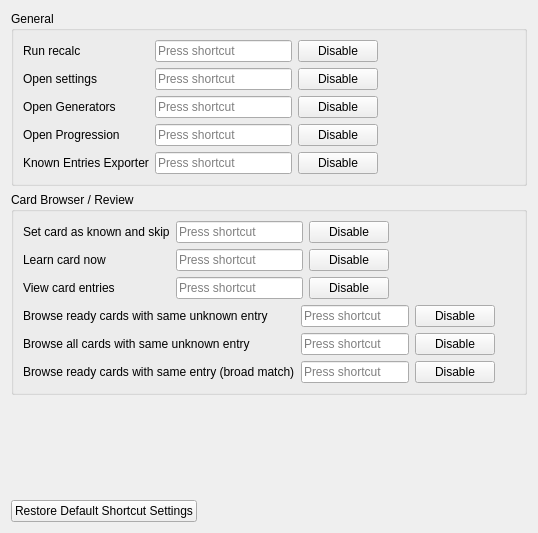
       <widget class="QWidget" name="shortcuts_tab">
        <property name="sizePolicy">
         <sizepolicy hsizetype="Preferred" vsizetype="Preferred">
          <horstretch>0</horstretch>
          <verstretch>0</verstretch>
         </sizepolicy>
        </property>
        <attribute name="title">
         <string>Shortcuts</string>
        </attribute>
        <layout class="QVBoxLayout" name="verticalLayout_49">
         <item>
          <widget class="QGroupBox" name="groupBox_12">
           <property name="title">
            <string>General</string>
           </property>
           <layout class="QVBoxLayout" name="verticalLayout_48">
            <item>
             <layout class="QHBoxLayout" name="horizontalLayout_21">
              <item>
               <layout class="QVBoxLayout" name="verticalLayout_16">
                <item>
                 <widget class="QLabel" name="label_14">
                  <property name="text">
                   <string>Run recalc</string>
                  </property>
                 </widget>
                </item>
                <item>
                 <widget class="QLabel" name="label_13">
                  <property name="text">
                   <string>Open settings</string>
                  </property>
                 </widget>
                </item>
                <item>
                 <widget class="QLabel" name="label_15">
                  <property name="text">
                   <string>Open Generators</string>
                  </property>
                 </widget>
                </item>
                <item>
                 <widget class="QLabel" name="label_34">
                  <property name="text">
                   <string>Open Progression</string>
                  </property>
                 </widget>
                </item>
                <item>
                 <widget class="QLabel" name="label_18">
                  <property name="text">
                   <string>Known Entries Exporter</string></property>
                 </widget>
                </item>
               </layout>
              </item>
              <item>
               <layout class="QVBoxLayout" name="verticalLayout_15">
                <item>
                 <widget class="QKeySequenceEdit" name="shortcutRecalcKeySequenceEdit" />
                </item>
                <item>
                 <widget class="QKeySequenceEdit" name="shortcutSettingsKeySequenceEdit" />
                </item>
                <item>
                 <widget class="QKeySequenceEdit" name="shortcutGeneratorsKeySequenceEdit" />
                </item>
                <item>
                 <widget class="QKeySequenceEdit" name="shortcutProgressionKeySequenceEdit" />
                </item>
                <item>
                 <widget class="QKeySequenceEdit" name="shortcutKnownMorphsExporterKeySequenceEdit" />
                </item>
               </layout>
              </item>
              <item>
               <layout class="QVBoxLayout" name="verticalLayout_4">
                <item>
                 <widget class="QPushButton" name="shortcutRecalcDisablePushButton">
                  <property name="text">
                   <string>Disable</string>
                  </property>
                 </widget>
                </item>
                <item>
                 <widget class="QPushButton" name="shortcutSettingsDisablePushButton">
                  <property name="text">
                   <string>Disable</string>
                  </property>
                 </widget>
                </item>
                <item>
                 <widget class="QPushButton" name="shortcutGeneratorsDisablePushButton">
                  <property name="text">
                   <string>Disable</string>
                  </property>
                 </widget>
                </item>
                <item>
                 <widget class="QPushButton" name="shortcutProgressionDisablePushButton">
                  <property name="text">
                   <string>Disable</string>
                  </property>
                 </widget>
                </item>
                <item>
                 <widget class="QPushButton" name="shortcutKnownMorphsExporterDisablePushButton">
                  <property name="text">
                   <string>Disable</string>
                  </property>
                 </widget>
                </item>
               </layout>
              </item>
              <item>
               <spacer name="horizontalSpacer_6">
                <property name="orientation">
                 <enum>Qt::Horizontal</enum>
                </property>
                <property name="sizeHint" stdset="0">
                 <size>
                  <width>40</width>
                  <height>20</height>
                 </size>
                </property>
               </spacer>
              </item>
             </layout>
            </item>
           </layout>
          </widget>
         </item>
         <item>
          <widget class="QGroupBox" name="groupBox_11">
           <property name="title">
            <string>Card Browser / Review</string>
           </property>
           <layout class="QVBoxLayout" name="verticalLayout_47">
            <item>
             <layout class="QHBoxLayout" name="horizontalLayout_5">
              <item>
               <layout class="QVBoxLayout" name="verticalLayout_24">
                <item>
                 <widget class="QLabel" name="label_10">
                  <property name="text">
                   <string>Set card as known and skip</string>
                  </property>
                 </widget>
                </item>
                <item>
                 <widget class="QLabel" name="label_11">
                  <property name="text">
                   <string>Learn card now</string>
                  </property>
                 </widget>
                </item>
                <item>
                 <widget class="QLabel" name="label_12">
                  <property name="text">
                   <string>View card entries</string></property>
                 </widget>
                </item>
               </layout>
              </item>
              <item>
               <layout class="QVBoxLayout" name="verticalLayout_25">
                <item>
                 <widget class="QKeySequenceEdit" name="shortcutKnownAndSkipKeySequenceEdit" />
                </item>
                <item>
                 <widget class="QKeySequenceEdit" name="shortcutLearnNowKeySequenceEdit" />
                </item>
                <item>
                 <widget class="QKeySequenceEdit" name="shortcutViewMorphsKeySequenceEdit" />
                </item>
               </layout>
              </item>
              <item>
               <layout class="QVBoxLayout" name="verticalLayout_35">
                <item>
                 <widget class="QPushButton" name="shortcutKnownAndSkipDisablePushButton">
                  <property name="text">
                   <string>Disable</string>
                  </property>
                 </widget>
                </item>
                <item>
                 <widget class="QPushButton" name="shortcutLearnNowDisablePushButton">
                  <property name="text">
                   <string>Disable</string>
                  </property>
                 </widget>
                </item>
                <item>
                 <widget class="QPushButton" name="shortcutViewMorphsDisablePushButton">
                  <property name="text">
                   <string>Disable</string>
                  </property>
                 </widget>
                </item>
               </layout>
              </item>
              <item>
               <spacer name="horizontalSpacer_24">
                <property name="orientation">
                 <enum>Qt::Horizontal</enum>
                </property>
                <property name="sizeHint" stdset="0">
                 <size>
                  <width>40</width>
                  <height>20</height>
                 </size>
                </property>
               </spacer>
              </item>
             </layout>
            </item>
            <item>
             <layout class="QHBoxLayout" name="horizontalLayout_12">
              <item>
               <layout class="QVBoxLayout" name="verticalLayout_19">
                <item>
                 <widget class="QLabel" name="label_8">
                  <property name="text">
                   <string>Browse ready cards with same unknown entry</string></property>
                 </widget>
                </item>
                <item>
                 <widget class="QLabel" name="label_9">
                  <property name="text">
                   <string>Browse all cards with same unknown entry</string></property>
                 </widget>
                </item>
                <item>
                 <widget class="QLabel" name="label_19">
                  <property name="text">
                   <string>Browse ready cards with same entry (broad match)</string></property>
                 </widget>
                </item>
               </layout>
              </item>
              <item>
               <layout class="QVBoxLayout" name="verticalLayout_23">
                <item>
                 <widget class="QKeySequenceEdit" name="shortcutBrowseReadyKeySequenceEdit" />
                </item>
                <item>
                 <widget class="QKeySequenceEdit" name="shortcutBrowseAllKeySequenceEdit" />
                </item>
                <item>
                 <widget class="QKeySequenceEdit" name="shortcutBrowseReadyLemmaKeySequenceEdit" />
                </item>
               </layout>
              </item>
              <item>
               <layout class="QVBoxLayout" name="verticalLayout_22">
                <item>
                 <widget class="QPushButton" name="shortcutBrowseReadyDisablePushButton">
                  <property name="text">
                   <string>Disable</string>
                  </property>
                 </widget>
                </item>
                <item>
                 <widget class="QPushButton" name="shortcutBrowseAllDisablePushButton">
                  <property name="text">
                   <string>Disable</string>
                  </property>
                 </widget>
                </item>
                <item>
                 <widget class="QPushButton" name="shortcutBrowseReadyLemmaDisablePushButton">
                  <property name="text">
                   <string>Disable</string>
                  </property>
                 </widget>
                </item>
               </layout>
              </item>
              <item>
               <spacer name="horizontalSpacer_9">
                <property name="orientation">
                 <enum>Qt::Horizontal</enum>
                </property>
                <property name="sizeHint" stdset="0">
                 <size>
                  <width>20</width>
                  <height>20</height>
                 </size>
                </property>
               </spacer>
              </item>
             </layout>
            </item>
           </layout>
          </widget>
         </item>
         <item>
          <spacer name="verticalSpacer_3">
           <property name="orientation">
            <enum>Qt::Vertical</enum>
           </property>
           <property name="sizeHint" stdset="0">
            <size>
             <width>20</width>
             <height>89</height>
            </size>
           </property>
          </spacer>
         </item>
         <item>
          <layout class="QHBoxLayout" name="horizontalLayout_10">
           <property name="topMargin">
            <number>10</number>
           </property>
           <item>
            <widget class="QPushButton" name="restoreShortcutsPushButton">
             <property name="text">
              <string>Restore Default Shortcut Settings</string>
             </property>
            </widget>
           </item>
           <item>
            <spacer name="horizontalSpacer_11">
             <property name="orientation">
              <enum>Qt::Horizontal</enum>
             </property>
             <property name="sizeHint" stdset="0">
              <size>
               <width>40</width>
               <height>20</height>
              </size>
             </property>
            </spacer>
           </item>
          </layout>
         </item>
        </layout>
       </widget>
